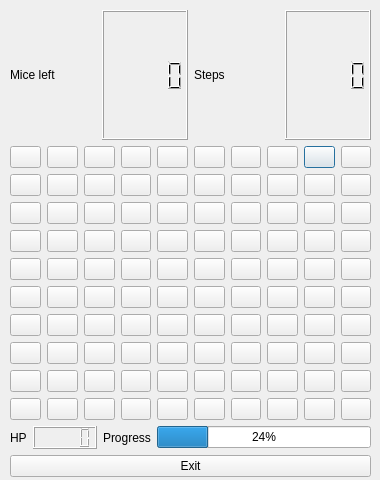
<?xml version="1.0" encoding="UTF-8"?>
<ui version="4.0">
 <class>GameMedium</class>
 <widget class="QDialog" name="GameMedium">
  <property name="geometry">
   <rect>
    <x>0</x>
    <y>0</y>
    <width>380</width>
    <height>480</height>
   </rect>
  </property>
  <property name="minimumSize">
   <size>
    <width>380</width>
    <height>480</height>
   </size>
  </property>
  <property name="maximumSize">
   <size>
    <width>380</width>
    <height>480</height>
   </size>
  </property>
  <property name="windowTitle">
   <string>Dialog</string>
  </property>
  <widget class="QWidget" name="">
   <property name="geometry">
    <rect>
     <x>10</x>
     <y>10</y>
     <width>361</width>
     <height>467</height>
    </rect>
   </property>
   <layout class="QVBoxLayout" name="verticalLayout">
    <item>
     <layout class="QHBoxLayout" name="horizontalLayout">
      <item>
       <widget class="QLabel" name="label">
        <property name="text">
         <string>Mice left</string>
        </property>
       </widget>
      </item>
      <item>
       <widget class="QLCDNumber" name="lcdNumber"/>
      </item>
      <item>
       <widget class="QLabel" name="label_2">
        <property name="text">
         <string>Steps</string>
        </property>
       </widget>
      </item>
      <item>
       <widget class="QLCDNumber" name="lcdNumber_2"/>
      </item>
     </layout>
    </item>
    <item>
     <layout class="QGridLayout" name="gridLayout">
      <item row="0" column="8">
       <widget class="QPushButton" name="r0c8">
        <property name="text">
         <string/>
        </property>
       </widget>
      </item>
      <item row="2" column="9">
       <widget class="QPushButton" name="r2c9">
        <property name="text">
         <string/>
        </property>
       </widget>
      </item>
      <item row="0" column="0">
       <widget class="QPushButton" name="r0c0">
        <property name="text">
         <string/>
        </property>
       </widget>
      </item>
      <item row="1" column="0">
       <widget class="QPushButton" name="r1c0">
        <property name="text">
         <string/>
        </property>
       </widget>
      </item>
      <item row="2" column="0">
       <widget class="QPushButton" name="r2c0">
        <property name="text">
         <string/>
        </property>
       </widget>
      </item>
      <item row="0" column="6">
       <widget class="QPushButton" name="r0c6">
        <property name="text">
         <string/>
        </property>
       </widget>
      </item>
      <item row="0" column="5">
       <widget class="QPushButton" name="r0c5">
        <property name="text">
         <string/>
        </property>
       </widget>
      </item>
      <item row="2" column="3">
       <widget class="QPushButton" name="r2c3">
        <property name="text">
         <string/>
        </property>
       </widget>
      </item>
      <item row="0" column="4">
       <widget class="QPushButton" name="r0c4">
        <property name="text">
         <string/>
        </property>
       </widget>
      </item>
      <item row="6" column="1">
       <widget class="QPushButton" name="r6c1">
        <property name="text">
         <string/>
        </property>
       </widget>
      </item>
      <item row="6" column="3">
       <widget class="QPushButton" name="r6c3">
        <property name="text">
         <string/>
        </property>
       </widget>
      </item>
      <item row="6" column="6">
       <widget class="QPushButton" name="r6c6">
        <property name="text">
         <string/>
        </property>
       </widget>
      </item>
      <item row="6" column="4">
       <widget class="QPushButton" name="r6c4">
        <property name="text">
         <string/>
        </property>
       </widget>
      </item>
      <item row="6" column="5">
       <widget class="QPushButton" name="r6c5">
        <property name="text">
         <string/>
        </property>
       </widget>
      </item>
      <item row="6" column="8">
       <widget class="QPushButton" name="r6c8">
        <property name="text">
         <string/>
        </property>
       </widget>
      </item>
      <item row="7" column="2">
       <widget class="QPushButton" name="r7c2">
        <property name="text">
         <string/>
        </property>
       </widget>
      </item>
      <item row="7" column="0">
       <widget class="QPushButton" name="r7c0">
        <property name="text">
         <string/>
        </property>
       </widget>
      </item>
      <item row="7" column="5">
       <widget class="QPushButton" name="r7c5">
        <property name="text">
         <string/>
        </property>
       </widget>
      </item>
      <item row="7" column="8">
       <widget class="QPushButton" name="r7c8">
        <property name="text">
         <string/>
        </property>
       </widget>
      </item>
      <item row="7" column="7">
       <widget class="QPushButton" name="r7c7">
        <property name="text">
         <string/>
        </property>
       </widget>
      </item>
      <item row="6" column="7">
       <widget class="QPushButton" name="r6c7">
        <property name="text">
         <string/>
        </property>
       </widget>
      </item>
      <item row="7" column="4">
       <widget class="QPushButton" name="r7c4">
        <property name="text">
         <string/>
        </property>
       </widget>
      </item>
      <item row="8" column="5">
       <widget class="QPushButton" name="r8c5">
        <property name="text">
         <string/>
        </property>
       </widget>
      </item>
      <item row="7" column="6">
       <widget class="QPushButton" name="r7c6">
        <property name="text">
         <string/>
        </property>
       </widget>
      </item>
      <item row="7" column="1">
       <widget class="QPushButton" name="r7c1">
        <property name="text">
         <string/>
        </property>
       </widget>
      </item>
      <item row="6" column="9">
       <widget class="QPushButton" name="r6c9">
        <property name="text">
         <string/>
        </property>
       </widget>
      </item>
      <item row="7" column="9">
       <widget class="QPushButton" name="r7c9">
        <property name="text">
         <string/>
        </property>
       </widget>
      </item>
      <item row="8" column="4">
       <widget class="QPushButton" name="r8c4">
        <property name="text">
         <string/>
        </property>
       </widget>
      </item>
      <item row="8" column="9">
       <widget class="QPushButton" name="r8c9">
        <property name="text">
         <string/>
        </property>
       </widget>
      </item>
      <item row="5" column="5">
       <widget class="QPushButton" name="r5c5">
        <property name="text">
         <string/>
        </property>
       </widget>
      </item>
      <item row="5" column="6">
       <widget class="QPushButton" name="r5c6">
        <property name="text">
         <string/>
        </property>
       </widget>
      </item>
      <item row="6" column="2">
       <widget class="QPushButton" name="r6c2">
        <property name="text">
         <string/>
        </property>
       </widget>
      </item>
      <item row="8" column="7">
       <widget class="QPushButton" name="r8c7">
        <property name="text">
         <string/>
        </property>
       </widget>
      </item>
      <item row="8" column="8">
       <widget class="QPushButton" name="r8c8">
        <property name="text">
         <string/>
        </property>
       </widget>
      </item>
      <item row="5" column="7">
       <widget class="QPushButton" name="r5c7">
        <property name="text">
         <string/>
        </property>
       </widget>
      </item>
      <item row="5" column="9">
       <widget class="QPushButton" name="r5c9">
        <property name="text">
         <string/>
        </property>
       </widget>
      </item>
      <item row="5" column="2">
       <widget class="QPushButton" name="r5c2">
        <property name="text">
         <string/>
        </property>
       </widget>
      </item>
      <item row="5" column="4">
       <widget class="QPushButton" name="r5c4">
        <property name="text">
         <string/>
        </property>
       </widget>
      </item>
      <item row="7" column="3">
       <widget class="QPushButton" name="r7c3">
        <property name="text">
         <string/>
        </property>
       </widget>
      </item>
      <item row="3" column="1">
       <widget class="QPushButton" name="r3c1">
        <property name="text">
         <string/>
        </property>
       </widget>
      </item>
      <item row="2" column="2">
       <widget class="QPushButton" name="r2c2">
        <property name="text">
         <string/>
        </property>
       </widget>
      </item>
      <item row="4" column="0">
       <widget class="QPushButton" name="r4c0">
        <property name="text">
         <string/>
        </property>
       </widget>
      </item>
      <item row="4" column="4">
       <widget class="QPushButton" name="r4c4">
        <property name="text">
         <string/>
        </property>
       </widget>
      </item>
      <item row="5" column="3">
       <widget class="QPushButton" name="r5c3">
        <property name="text">
         <string/>
        </property>
       </widget>
      </item>
      <item row="4" column="6">
       <widget class="QPushButton" name="r4c6">
        <property name="text">
         <string/>
        </property>
       </widget>
      </item>
      <item row="4" column="5">
       <widget class="QPushButton" name="r4c5">
        <property name="text">
         <string/>
        </property>
       </widget>
      </item>
      <item row="5" column="1">
       <widget class="QPushButton" name="r5c1">
        <property name="text">
         <string/>
        </property>
       </widget>
      </item>
      <item row="5" column="0">
       <widget class="QPushButton" name="r5c0">
        <property name="text">
         <string/>
        </property>
       </widget>
      </item>
      <item row="4" column="9">
       <widget class="QPushButton" name="r4c9">
        <property name="text">
         <string/>
        </property>
       </widget>
      </item>
      <item row="4" column="7">
       <widget class="QPushButton" name="r4c7">
        <property name="text">
         <string/>
        </property>
       </widget>
      </item>
      <item row="8" column="0">
       <widget class="QPushButton" name="r8c0">
        <property name="text">
         <string/>
        </property>
       </widget>
      </item>
      <item row="8" column="1">
       <widget class="QPushButton" name="r8c1">
        <property name="text">
         <string/>
        </property>
       </widget>
      </item>
      <item row="8" column="2">
       <widget class="QPushButton" name="r8c2">
        <property name="text">
         <string/>
        </property>
       </widget>
      </item>
      <item row="8" column="6">
       <widget class="QPushButton" name="r8c6">
        <property name="text">
         <string/>
        </property>
       </widget>
      </item>
      <item row="3" column="9">
       <widget class="QPushButton" name="r3c9">
        <property name="text">
         <string/>
        </property>
       </widget>
      </item>
      <item row="1" column="2">
       <widget class="QPushButton" name="r1c2">
        <property name="text">
         <string/>
        </property>
       </widget>
      </item>
      <item row="2" column="7">
       <widget class="QPushButton" name="r2c7">
        <property name="text">
         <string/>
        </property>
       </widget>
      </item>
      <item row="2" column="8">
       <widget class="QPushButton" name="r2c8">
        <property name="text">
         <string/>
        </property>
       </widget>
      </item>
      <item row="3" column="2">
       <widget class="QPushButton" name="r3c2">
        <property name="text">
         <string/>
        </property>
       </widget>
      </item>
      <item row="3" column="0">
       <widget class="QPushButton" name="r3c0">
        <property name="text">
         <string/>
        </property>
       </widget>
      </item>
      <item row="6" column="0">
       <widget class="QPushButton" name="r6c0">
        <property name="text">
         <string/>
        </property>
       </widget>
      </item>
      <item row="8" column="3">
       <widget class="QPushButton" name="r8c3">
        <property name="text">
         <string/>
        </property>
       </widget>
      </item>
      <item row="3" column="3">
       <widget class="QPushButton" name="r3c3">
        <property name="text">
         <string/>
        </property>
       </widget>
      </item>
      <item row="3" column="4">
       <widget class="QPushButton" name="r3c4">
        <property name="text">
         <string/>
        </property>
       </widget>
      </item>
      <item row="3" column="5">
       <widget class="QPushButton" name="r3c5">
        <property name="text">
         <string/>
        </property>
       </widget>
      </item>
      <item row="4" column="2">
       <widget class="QPushButton" name="r4c2">
        <property name="text">
         <string/>
        </property>
       </widget>
      </item>
      <item row="4" column="3">
       <widget class="QPushButton" name="r4c3">
        <property name="text">
         <string/>
        </property>
       </widget>
      </item>
      <item row="3" column="7">
       <widget class="QPushButton" name="r3c7">
        <property name="text">
         <string/>
        </property>
       </widget>
      </item>
      <item row="3" column="8">
       <widget class="QPushButton" name="r3c8">
        <property name="text">
         <string/>
        </property>
       </widget>
      </item>
      <item row="4" column="1">
       <widget class="QPushButton" name="r4c1">
        <property name="text">
         <string/>
        </property>
       </widget>
      </item>
      <item row="3" column="6">
       <widget class="QPushButton" name="r3c6">
        <property name="text">
         <string/>
        </property>
       </widget>
      </item>
      <item row="5" column="8">
       <widget class="QPushButton" name="r5c8">
        <property name="text">
         <string/>
        </property>
       </widget>
      </item>
      <item row="4" column="8">
       <widget class="QPushButton" name="r4c8">
        <property name="text">
         <string/>
        </property>
       </widget>
      </item>
      <item row="2" column="6">
       <widget class="QPushButton" name="r2c6">
        <property name="text">
         <string/>
        </property>
       </widget>
      </item>
      <item row="1" column="5">
       <widget class="QPushButton" name="r1c5">
        <property name="text">
         <string/>
        </property>
       </widget>
      </item>
      <item row="1" column="7">
       <widget class="QPushButton" name="r1c7">
        <property name="text">
         <string/>
        </property>
       </widget>
      </item>
      <item row="1" column="6">
       <widget class="QPushButton" name="r1c6">
        <property name="text">
         <string/>
        </property>
       </widget>
      </item>
      <item row="1" column="9">
       <widget class="QPushButton" name="r1c9">
        <property name="text">
         <string/>
        </property>
       </widget>
      </item>
      <item row="1" column="8">
       <widget class="QPushButton" name="r1c8">
        <property name="text">
         <string/>
        </property>
       </widget>
      </item>
      <item row="2" column="4">
       <widget class="QPushButton" name="r2c4">
        <property name="text">
         <string/>
        </property>
       </widget>
      </item>
      <item row="2" column="1">
       <widget class="QPushButton" name="r2c1">
        <property name="text">
         <string/>
        </property>
       </widget>
      </item>
      <item row="1" column="3">
       <widget class="QPushButton" name="r1c3">
        <property name="text">
         <string/>
        </property>
       </widget>
      </item>
      <item row="1" column="1">
       <widget class="QPushButton" name="r1c1">
        <property name="text">
         <string/>
        </property>
       </widget>
      </item>
      <item row="0" column="9">
       <widget class="QPushButton" name="r0c9">
        <property name="text">
         <string/>
        </property>
       </widget>
      </item>
      <item row="0" column="2">
       <widget class="QPushButton" name="r0c2">
        <property name="text">
         <string/>
        </property>
       </widget>
      </item>
      <item row="0" column="3">
       <widget class="QPushButton" name="r0c3">
        <property name="text">
         <string/>
        </property>
       </widget>
      </item>
      <item row="0" column="1">
       <widget class="QPushButton" name="r0c1">
        <property name="text">
         <string/>
        </property>
       </widget>
      </item>
      <item row="1" column="4">
       <widget class="QPushButton" name="r1c4">
        <property name="text">
         <string/>
        </property>
       </widget>
      </item>
      <item row="2" column="5">
       <widget class="QPushButton" name="r2c5">
        <property name="text">
         <string/>
        </property>
       </widget>
      </item>
      <item row="0" column="7">
       <widget class="QPushButton" name="r0c7">
        <property name="text">
         <string/>
        </property>
       </widget>
      </item>
      <item row="9" column="0">
       <widget class="QPushButton" name="r9c0">
        <property name="text">
         <string/>
        </property>
       </widget>
      </item>
      <item row="9" column="1">
       <widget class="QPushButton" name="r9c1">
        <property name="text">
         <string/>
        </property>
       </widget>
      </item>
      <item row="9" column="2">
       <widget class="QPushButton" name="r9c2">
        <property name="text">
         <string/>
        </property>
       </widget>
      </item>
      <item row="9" column="3">
       <widget class="QPushButton" name="r9c3">
        <property name="text">
         <string/>
        </property>
       </widget>
      </item>
      <item row="9" column="4">
       <widget class="QPushButton" name="r9c4">
        <property name="text">
         <string/>
        </property>
       </widget>
      </item>
      <item row="9" column="5">
       <widget class="QPushButton" name="r9c5">
        <property name="text">
         <string/>
        </property>
       </widget>
      </item>
      <item row="9" column="6">
       <widget class="QPushButton" name="r9c6">
        <property name="text">
         <string/>
        </property>
       </widget>
      </item>
      <item row="9" column="7">
       <widget class="QPushButton" name="r9c7">
        <property name="text">
         <string/>
        </property>
       </widget>
      </item>
      <item row="9" column="8">
       <widget class="QPushButton" name="r9c8">
        <property name="text">
         <string/>
        </property>
       </widget>
      </item>
      <item row="9" column="9">
       <widget class="QPushButton" name="r9c9">
        <property name="text">
         <string/>
        </property>
       </widget>
      </item>
     </layout>
    </item>
    <item>
     <layout class="QHBoxLayout" name="horizontalLayout_2">
      <item>
       <widget class="QLabel" name="label_3">
        <property name="text">
         <string>HP</string>
        </property>
       </widget>
      </item>
      <item>
       <widget class="QLCDNumber" name="lcdNumber_3"/>
      </item>
      <item>
       <widget class="QLabel" name="label_4">
        <property name="text">
         <string>Progress</string>
        </property>
       </widget>
      </item>
      <item>
       <widget class="QProgressBar" name="progressBar">
        <property name="value">
         <number>24</number>
        </property>
       </widget>
      </item>
     </layout>
    </item>
    <item>
     <widget class="QPushButton" name="pushButton_101">
      <property name="text">
       <string>Exit</string>
      </property>
     </widget>
    </item>
   </layout>
  </widget>
 </widget>
 <resources/>
 <connections>
  <connection>
   <sender>pushButton_101</sender>
   <signal>clicked()</signal>
   <receiver>GameMedium</receiver>
   <slot>close()</slot>
   <hints>
    <hint type="sourcelabel">
     <x>190</x>
     <y>460</y>
    </hint>
    <hint type="destinationlabel">
     <x>189</x>
     <y>239</y>
    </hint>
   </hints>
  </connection>
 </connections>
</ui>
